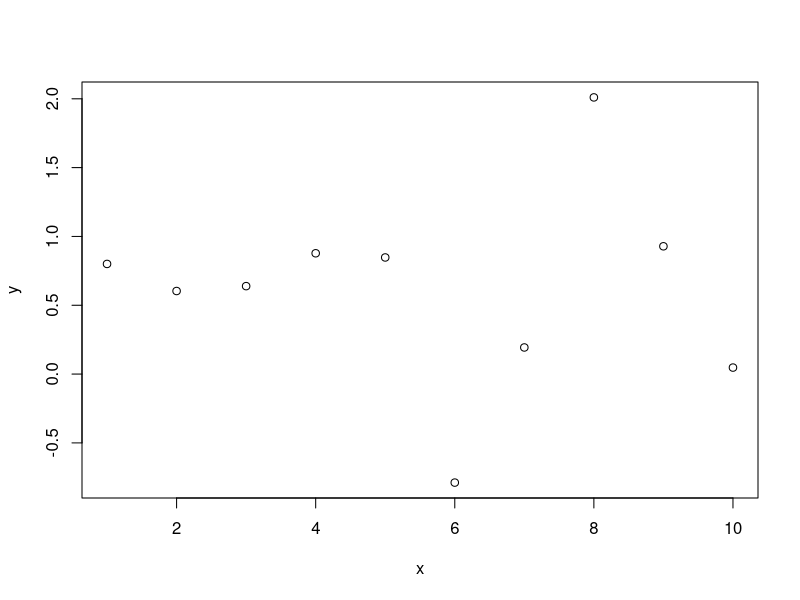
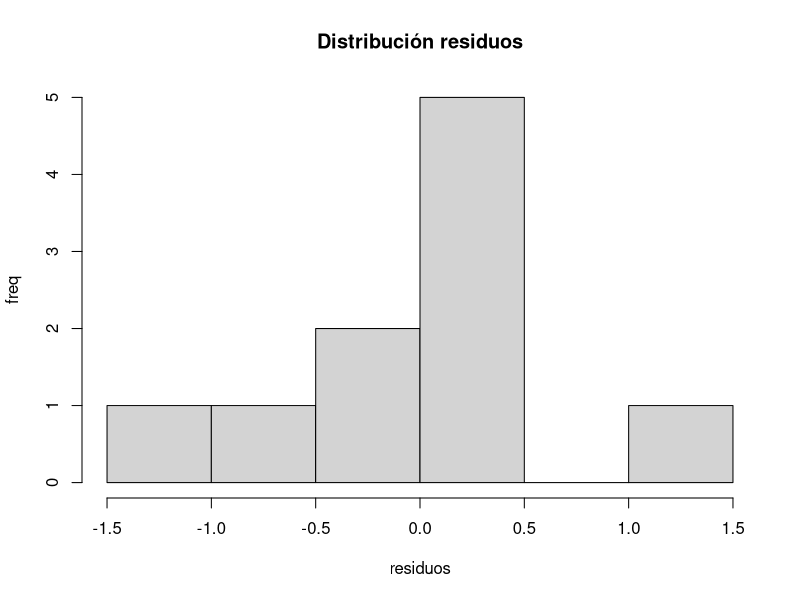
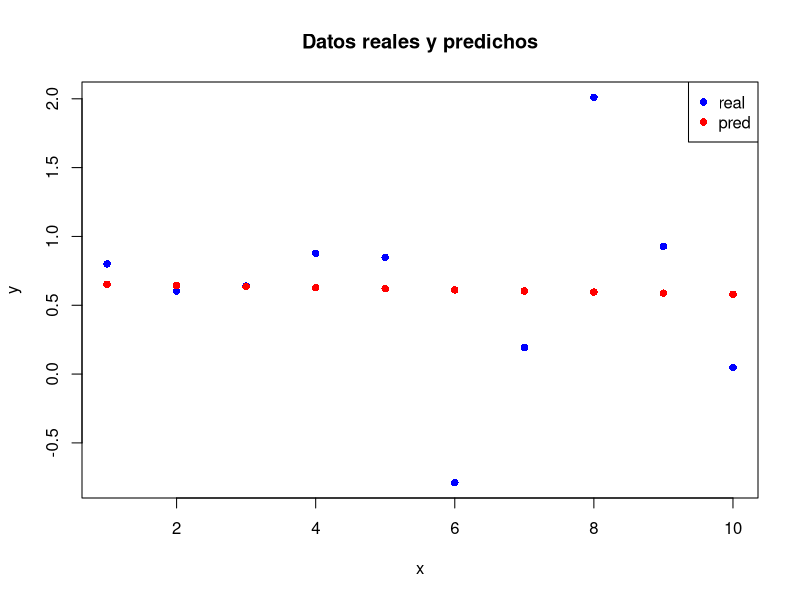

R code for these plots, in order:

# 1. Definición de las variables: predictor y target

x <- seq(1, 10, 1) # secuencia de números del 1 al 10
y <- rnorm(10, 0, 1) # aleatorios distribución normal (media 0, varianza 1)

# 2. Análisis relación entre las variables

plot(x, y) # scatterplot ¿existe alguna relación lineal?
cor(x, y) # correlación entre las variables

# 3. Definición del modelo lineal

modelo_lineal <- lm(y ~ x) # hay intercepto
summary_modelo <- summary(modelo_lineal)

# 4. Resultados del modelo y análisis

y_pred <- modelo_lineal$fitted.values # valores predichos
paste0("R2: ", round(summary_modelo$r.squared, 3)) # varianza explicada

hist(modelo_lineal$residuals, xlab="residuos", ylab="freq", main="Distribución residuos")

plot(x, y, col = "blue", pch = 16, main = "Datos reales y predichos")
points(x, y_pred, col = "red", pch = 16)
legend("topright",legend = c("real", "pred"), col = c("blue", "red"), pch = 16)